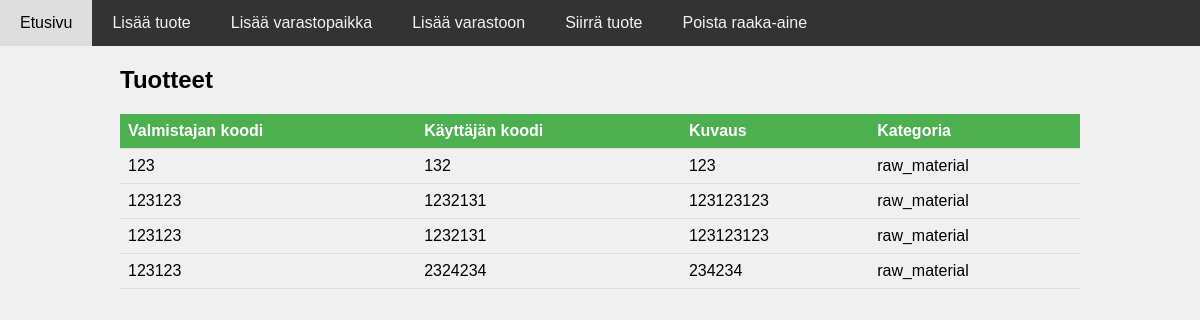
The page / on the database its author committed.
### app/models.py (models this page shows)
class Product(db.Model):
    id = db.Column(db.Integer, primary_key=True)
    mancode = db.Column(db.String(50), nullable=False)
    usercode = db.Column(db.String(50), nullable=False)
    description = db.Column(db.String(200), nullable=False)
    category = db.Column(db.String(20), nullable=False)
    location_id = db.Column(db.Integer, db.ForeignKey('location.id'))
    location = db.relationship('Location', back_populates='products')
    stocks = db.relationship('Stock', back_populates='product')

### app/views.py (the view)
@main.route('/')
def index():
    print(current_app)  # Tulostaa Flask-sovelluksen olion
    print(current_app.jinja_env.loader.list_templates())  # Tulostaa kaikki ladatut templaatit
    products = Product.query.all()
    return render_template('index.html', products=products)

### templates/index.html
{% extends 'base.html' %}
{% block content %}
  <h2>Tuotteet</h2>
  <table class="table">
    <thead>
      <tr>
        <th>Valmistajan koodi</th>
        <th>Käyttäjän koodi</th>
        <th>Kuvaus</th>
        <th>Kategoria</th>
      </tr>
    </thead>
    <tbody>
      {% for product in products %}
        <tr>
          <td>{{ product.mancode }}</td>
          <td>{{ product.usercode }}</td>
          <td>{{ product.description }}</td>
          <td>{{ product.category }}</td>
        </tr>
      {% endfor %}
    </tbody>
  </table>
{% endblock %}

### static/css/style.css (style rules this page uses)
body { font-family: Arial, sans-serif; background-color: #f0f0f0; margin: 0; padding: 0; }
.table { width: 100%; border-collapse: collapse; }
.table th, .table td { padding: 8px; text-align: left; border-bottom: 1px solid #ddd; }
.table th { background-color: #4CAF50; color: white; }

### rows shown on the page
Product: mancode "123", usercode "132", description "123", category "raw_material"
Product: mancode "123123", usercode "1232131", description "123123123", category "raw_material"
Product: mancode "123123", usercode "1232131", description "123123123", category "raw_material"
Product: mancode "123123", usercode "2324234", description "234234", category "raw_material"
